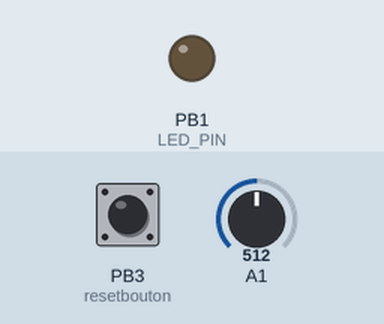
Bench run of a sketch on a simulated ATtiny85, built with avr-gcc and run on an emulated ATtiny85. Shown: output pins drawn as LEDs (lit = HIGH). Inputs (shaded band) come from the test bench; at power-on: PB3 (resetbouton) HIGH, A1 = 512. Sleep ends after the set time or at an interrupt; random numbers use the default seed unless the sketch sets one; EEPROM starts erased; pins used as bus, display or sensor lines are not drawn.

Above: at 1.2 s.
1.3 s: PB3 (resetbouton) pulled LOW for 0.15 s
At 7.4 s:
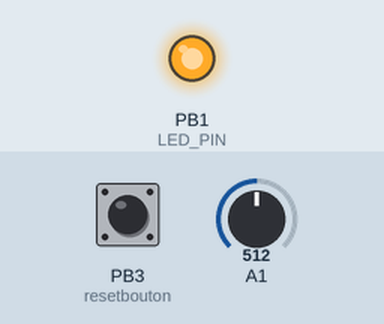
Timing chart, 0 to 9.0 s (numbered marks = the images above; inputs shaded):
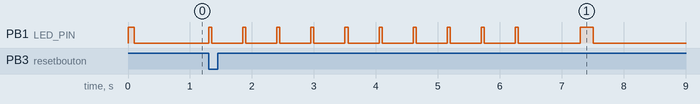

The sketch:

luxmetre_oregon.ino
```cpp
/////////////////////////////////////////////////////////////////////////////////////////
////////////////     Luxmetre Oregon basé sur UVN800 ////////////////////////////////////
////////////////         Programme pour ATTiny85 ////////////////////////////////////////
/////////////////////////////////////////////////////////////////////////////////////////
//                 _______
//                |°      |
//             ---|1     8|--- VCC+
// resetbouton ---|2     7|--- photoresistance
//    TX DATA  ---|3     6|--- LED_PIN
//         GND ---|4     5|--- VCC sur transistor pour photoresistance, TX 433, LED
//                |_______|
//
//
#include <avr/sleep.h>
#include <avr/wdt.h>
#include <EEPROM.h>
#ifndef cbi
#define cbi(sfr, bit) (_SFR_BYTE(sfr) &= ~_BV(bit))
#endif

//set bit macro

#ifndef sbi
#define sbi(sfr, bit) (_SFR_BYTE(sfr) |= _BV(bit))
#endif
#define LED_PIN 1
#define TX_PIN 4
#define Oregon_FRAME_LENGTH 19
#define Oregon_SHORT 500
#define Oregon_LONG 1000
#define LUX_PIN 1
#define LED_ON digitalWrite(LED_PIN, HIGH)
#define LED_OFF  digitalWrite(LED_PIN, LOW)
#define toggleTX digitalWrite(TX_PIN, !digitalRead(TX_PIN))
#define VCC 0
const unsigned int frequence = 3;//MINUTES  -----!!MAX 30!!-------environ le temps entre 2 envois (en minute)
const unsigned int resetbouton = 3;
volatile bool stateBt = 0;
volatile unsigned int f_wdt = 0;
const unsigned int RC = 10;  //position du rollingcode sur EEPROM
volatile byte code[19] = { 0xA, //   >
                           0xD, //     > <------- code [0 - 3] = Device ID
                           0x8, //   >
                           0x7, // >
                           0x4, //  <------------ code[4] = Channel 1,2 or 4
                           0x1, //  <------------ code[5] = Batterie ???
                           0xA, //  <------------ code[6] = rolling code
                           0xC, //  <------------ code[7] = rolling code
                           0x8, //  <------------ code[8]
                           0x5, //  <------------ code[9] = mesure UV  MAX : 0xA
                           0x0, //  <------------ code[10]
                           0x0, //  <------------ code[11]
                           0x7, //  <------------ code[12]
                           0x0, //  <------------ code[13]
                           0x0, //  <------------ code[14]= checksum code[1 à 13]
                           0x0, //  <------------ code[15]= checksum code[1 à 13]
                           0x0, //
                           0xF, //
                           0x2
                         };//


void sendOregon() {
  LED_ON;
  byte provisoir;
  bool currentbit;
  unsigned long periode = micros();
  digitalWrite(TX_PIN, HIGH);
  int i = 0;
  while (  i < 48 ) {
    if ((micros() - periode) > Oregon_SHORT) {
      periode = micros();
      toggleTX;
      ++i;
    }
  }
  // Code //////////////////////////////////////////
  i = 0;
  while (  i < Oregon_FRAME_LENGTH ) {
    provisoir = code[i];
    int j = 0;
    while (j < 4) {
      if ((micros() - periode) > Oregon_SHORT ) {
        toggleTX;
        currentbit = ( provisoir  & ( 0x1 << j ));
        while ( (micros() - periode) < Oregon_LONG ) {};
        periode = micros();
        if  (currentbit == 0) digitalWrite(TX_PIN, LOW );
        if  (currentbit == 1) digitalWrite(TX_PIN, HIGH );
        ++j;
      }
    }
    ++i;
  }
  while ( (micros() - periode) < Oregon_SHORT ) {};
  toggleTX;
  while ( (micros() - periode) < Oregon_SHORT ) {};
  digitalWrite(TX_PIN, HIGH);
  LED_OFF;
}


void checksum() {
  byte s = 0;
  for (int i = 1; i < 14; ++i) {
    s += code[i];
  }
  code[14] = s & 0xF;
  code[15] = (s & 0xF0) >> 4 ;
}

void resetRollingcode() {

  randomSeed(micros());
  byte newcode = random(0 , 0xFF);
  EEPROM.put(RC, newcode);
  code[6] = ((newcode & 0xF) & 0xF);
  code[7] = (((newcode & 0xF0) >> 4) & 0xF);

  for (int i = 0; i < 10; ++i) {
    LED_ON;
    delay(50);
    LED_OFF;
    delay(500);
  }

  delay(500);
}

void system_sleep() {
  cbi(ADCSRA,ADEN);                    // switch Analog to Digitalconverter OFF
  set_sleep_mode(SLEEP_MODE_PWR_DOWN); // sleep mode is set here
  sleep_enable();
  sleep_mode();                        // System sleeps here, waiting for interrupt

  sleep_disable();                     // System continues execution here when watchdog timed out
  sbi(ADCSRA,ADEN);                    // switch Analog to Digitalconverter ON
}


void setup_watchdog(int ii) {

  byte bb;
  int ww;
  if (ii > 9 ) ii = 9;
  bb = ii & 7;
  if (ii > 7) bb |= (1 << 5);
  bb |= (1 << WDCE);
  ww = bb;

  MCUSR &= ~(1 << WDRF);
  // start timed sequence
  WDTCR |= (1 << WDCE) | (1 << WDE);
  // set new watchdog timeout value
  WDTCR = bb;
  WDTCR |= _BV(WDIE);
}

// Watchdog Interrupt Service / is executed when watchdog timed out
ISR(WDT_vect) {
  f_wdt++;  // set global flag
}
ISR(PCINT0_vect) {     //All interrupts direct to this ISR function
    f_wdt = 255;
    stateBt = 1;
}
void setup(){
  // 0=16ms, 1=32ms,2=64ms,3=128ms,4=250ms,5=500ms
  // 6=1 sec,7=2 sec, 8=4 sec, 9= 8sec
  setup_watchdog(9);
  pinMode(TX_PIN, OUTPUT);
  pinMode(LED_PIN, OUTPUT);
  pinMode(VCC, OUTPUT);
  pinMode(resetbouton, INPUT);
  digitalWrite(resetbouton, HIGH);    // Activate internal pullup resistor
  PCMSK  |= bit (PCINT3);  //                                   Pin Change Mask Register
  GIFR   |= bit (PCIF);    // clear any outstanding interrupts  General Interrupt Flag Register
  GIMSK  |= bit (PCIE);    // enable pin change interrupts      General Interrupt Mask Register

  byte getcode;
  EEPROM.get(RC, getcode); // recuperation du rolling code en memoire eeprom
  code[6] = ((getcode & 0xF) & 0xF);
  code[7] = (((getcode & 0xF0) >> 4) & 0xF);
  sei();                   // enable interrupts
}

void loop() {

  if (stateBt) {
    resetRollingcode();
    stateBt = 0;
  }


  digitalWrite(VCC, HIGH);
  unsigned int  reading  = analogRead(LUX_PIN) ;
  if (reading < 20) reading = 0;
  else if (reading < 50) reading = 1;
  else if (reading < 110) reading = 2;
  else if (reading < 200) reading = 3;
  else if (reading < 300) reading = 4;
  else  reading = 5 + ((reading - 300) / 120) ;
  if (reading > 10 ) reading = 10;
  code[9] = reading;
  checksum();
  sendOregon();
  digitalWrite(VCC, LOW);
  while (f_wdt < (60 / 8 * frequence)) {// Wait  watchdog interupts (~10secs)
    system_sleep();
  }
  f_wdt = 0;     // reset flag

}

/*  code[]:
  - 0-3: Device ID. The ID for THGN132N sensors is  1A2D .
  - 4: Channel. This corresponds to the channel slider on the back of the sensor ( 1, 2, or 4 for channel 1, 2 or 3).
  - 5: Battery? All of my readings have 0 for this nibble. I'm half-expecting it to become non-zero on low battery.
  - 6-7: Rolling code. This is a unique identifier for the sensor. It resets when the battery is replaced.
  - 8: The tenths digit of the temperature.
  - 9: The unit of UVI
  - 10: The tens digit of the temperature.
  - 11: The unit digit of the temperature.
  - 12: The unit digit of the humidity.
  - 13: The sign for the temperature. This nibble will be 0 for a +ve temp, and non-zero for -ve. During my testing with the sensor in the freezer, I've only seen this return 0 or 8.
  - 15: The tens digit of the humidity.

  --------------------------------------------------------
  |  Sensor Name      |  Code   | Type                   |
  --------------------------------------------------------
  |  Oregon-THR128    |         |                        |
  |  Oregon-THR138    | 0x0A4D  | Inside Temperature     |A0D4
  |  Oregon-THC138    |         |                        |
  --------------------------------------------------------
  | Oregon-THC238     |         |                        |
  | Oregon-THC268     |         |                        |
  | Oregon-THN132N    |         |                        |
  | Oregon-THWR288A   | 0xEA4C  | Outside/Water Temp     |AEC4
  | Oregon-THRN122N   |         |                        |
  | Oregon-THN122N    |         |                        |
  | Oregon-AW129      |         |                        |
  | Oregon-AW131      |         |                        |
  --------------------------------------------------------
  | Oregon-THWR800    | 0xCA48  | Water Temp             |AC84
  --------------------------------------------------------
  | Oregon-THGN122N   |         |                        |
  | Oregon-THGN123N   |         |                        |
  | Oregon-THGR122NX  | 0x1A2D  | Inside Temp-Hygro      |A1D2
  | Oregon-THGR228N   |         |                        |
  | Oregon-THGR238    |         |                        |
  | Oregon-THGR268    |         |                        |
  --------------------------------------------------------
  | Oregon-THGR810    | 0xFA28  | Inside Temp-Hygro      |AF82
  | Oregon-RTGR328N   | 0x*ACC  | Outside Temp-Hygro     |
  | Oregon-THGR328N   | 0xCA2C  | Outside Temp-Hygro     |ACC2
  | Oregon-WTGR800    | 0xFAB8  | Outside Temp-Hygro     |AF8B
  --------------------------------------------------------
  | Oregon-THGR918    |         |                        |
  | Oregon-THGRN228NX | 0x1A3D  | Outside Temp-Hygro     |A1D3
  | Oregon-THGN500    |         |                        |
  --------------------------------------------------------
  | Huger - BTHR918   | 0x5A5D  | Inside Temp-Hygro-Baro |A5D5
  --------------------------------------------------------
  | Oregon-BTHR918N   |         |                        |
  | Oregon-BTHR968    | 0x5A6D  | Inside Temp-Hygro-Baro |A6D6
  --------------------------------------------------------
  | Oregon-RGR126     |         |                        |
  | Oregon-RGR682     | 0x2A1D  | Rain Gauge             |A2D1
  | Oregon-RGR918     |         |                        |
  --------------------------------------------------------
  | Oregon-PCR800     | 0x2A19  | Rain Gauge             |A291
  | Oregon-WTGR800    | 0x1A99  | Anemometer             |A199
  | Oregon-WGR800     | 0x1A89  | Anemometer             |A189
  --------------------------------------------------------
  | Huger-STR918      |         |                        |
  | Oregon-WGR918     | 0x3A0D  | Anemometer             |A3D0
  --------------------------------------------------------
  | Oregon-UVN128     |         |                        |
  | Oregon-UV138      | 0xEA7C  | UV sensor              |AEC7
  --------------------------------------------------------
  | Oregon-UVN800     | 0xDA78  | UV sensor              |DA87
  | Oregon-RTGR328N   | 0x*AEC  | Date & RF_BIT_TIME            |
  --------------------------------------------------------
  | cent-a-meter      |         |                        |
  | OWL CM113         | 0xEAC0  | Ampere meter           |AE0C
  | Electrisave       |         |                        |
  --------------------------------------------------------
  | OWL CM119         | 0x1A*                            |
  |                   | 0x2A*   | Power meter            |A1**
  |                   | 0x3A**  |                        |
  --------------------------------------------------------*/
```

Measured:
- after the input at 1.3 s, PB1 (LED_PIN): goes 9 × (HIGH 0.05 s, LOW 0.50 s), HIGH 0.05 s, LOW 1.0 s, HIGH 0.20 s, then LOW, starting at once
